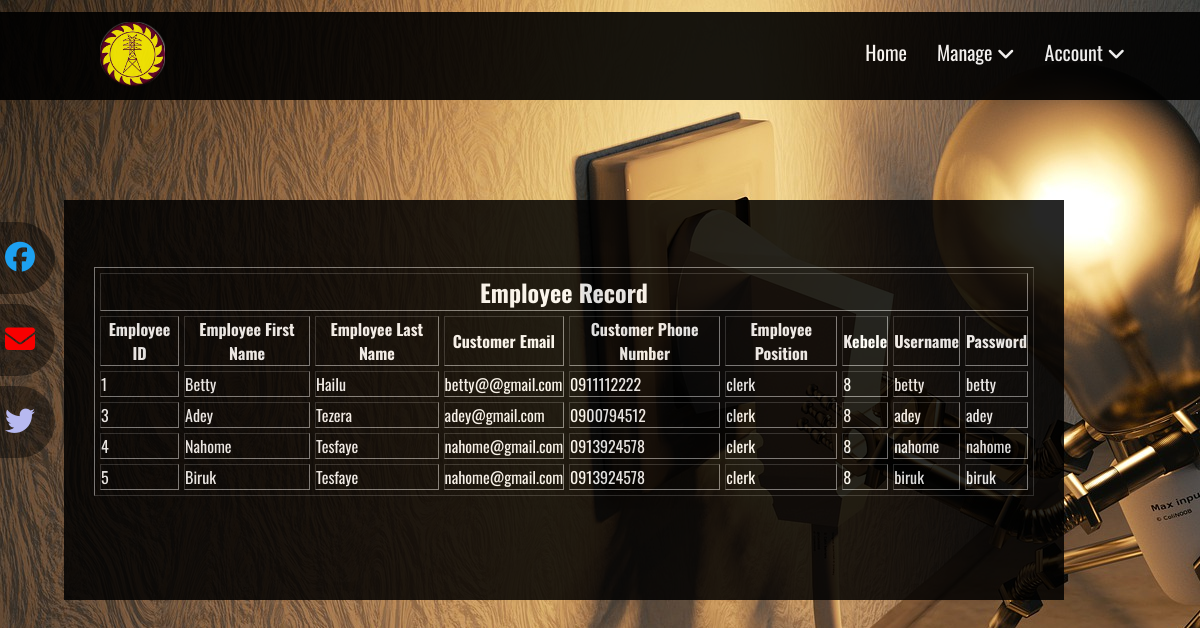
The page /cddm/eviewemp.php on the database its author committed.
### tables this page shows
CREATE TABLE `employee` (
  `e_id` int(11) NOT NULL,
  `e_firstname` varchar(20) NOT NULL,
  `e_lastname` varchar(20) NOT NULL,
  `e_email` varchar(20) NOT NULL,
  `e_phonenumber` varchar(15) NOT NULL,
  `e_position` varchar(20) NOT NULL,
  `e_kebele` int(11) NOT NULL,
  `username` varchar(15) NOT NULL,
  `password` varchar(15) NOT NULL
);

### cddm/eviewemp.php (the view, shortened to what this page needs)
<!DOCTYPE html>
<html lang="en">
<head>
    <link rel="stylesheet" href="style.css">
     <link rel="stylesheet" href="https://cdnjs.cloudflare.com/ajax/libs/font-awesome/5.14.0/css/all.min.css">
</head>
<body>
<header>
	<nav>
		<div class="logo">
			<a href="eindex.php"><img width="65px" height="65px"  src="logo1000.jpg"></a>
		</div>
		<ul>
			<li><a href="eindex.php">Home</a></li>
			<li><a href="#">Manage <i class="fas fa-angle-down"></i></a>
   			</li>
			<li><a href="eupdpro.php">Account <i class="fas fa-angle-down"></i></a>
			</li>
	</nav>
</header>
<div class="social">
   <a href="https://www.facebook.com/EEUOfficial/">Facebook<i class="fa fa-facebook-official" aria-hidden="true"></i></a>
  <a href="mailto:eeucommunication@gmail.com">Email<i class="fa fa-envelope" aria-hidden="true"></i>
</i></a>
  <a href="https://twitter.com/EEUEthiopia">Twitter<i class="fa fa-twitter" aria-hidden="true"></i></a>
</div>
<form method="POST">
	<div class="loginbox1">
      <?php
$conn=mysqli_connect("localhost","root","");
$sqls="select * from employee";
$sear=mysqli_query($conn,$sqls);
$rows=mysqli_num_rows($sear);
if ($rows) {
  echo "<table border=1 cellspacing=5>";
  echo "<tr><td colspan='11'><h2><center>Employee Record</center></h2></td>";
  echo "<tr>";
  echo "<th>Employee ID</th>";
echo "<th>Employee First Name</th>";
echo "<th>Employee Last Name</th>";
echo "<th>Customer Email</th>";
echo "<th>Customer Phone Number</th>";
echo "<th>Employee Position</th>";
echo "<th>Kebele</th>";
echo "<th>Username</th>";
echo "<th>Password</th>";
echo "</tr>";
while ($rec=mysqli_fetch_array($sear)) {
  echo "<tr>";
  echo "<td>".$rec['e_id']."</td>";
echo "<td>".$rec['e_firstname']."</td>";
echo "<td>".$rec['e_lastname']."</td>";
echo "<td>".$rec['e_email']."</td>";
echo "<td>".$rec['e_phonenumber']."</td>";
echo "<td>".$rec['e_position']."</td>";
echo "<td>".$rec['e_kebele']."</td>";
echo "<td>".$rec['username']."</td>";
echo "<td>".$rec['password']."</td>";
}
}
else
echo "No Records";
?>
</div>
</body>
</html>

### cddm/style.css (style rules this page uses)
* { margin: 0px; padding: 0px; }
body { background-image: url(14.jpg); background-size: cover; color: white; font-family: 'Oswald', sans-serif; }
nav { background: black; margin-top: 1%; opacity: 90%; }
nav:after { content: ''; clear: both; display: table; }
.logo { float: left; color: #ece3e3; font-size: 28px; font-weight: 400; padding-left: 100px; line-height: 70px; text-shadow: 0px 0px 6px rgba(255,255,255,0.7); margin-top: 10px; margin-bottom: -10px; }
nav ul { float: right; list-style: none; margin-right: 60px; position: relative; }
nav ul li { float: left; display: inline-flexbox; background: black; margin: 5px 5px; }
nav ul li a { color: white; text-decoration: none; line-height: 70px; font-size: 20px; padding: 13px 10px; }
nav .logo a { color: white; text-decoration: none; font-size: 50px; }
.social { position: fixed; height: 60vh; display: flex; flex-direction: column; justify-content: center; transform: translate(-290px, 0); }
.social a { color: #fff; background: rgba(0, 0, 0, 0.4); font-size: 20px; font-weight: 600; text-decoration: none; display: block; margin: 5px; padding: 20px; width: 300px; text-align: right; border-radius: 50px; transition: 1s; transition-property: transform; }
.social i { margin-left: 10px; font-size: 30px; width: 30px; height: 30px; }
.social a:nth-child(1) i { color: #1DA0F0; }
.social a:nth-child(2) i { color: #F80000; }
.social a:nth-child(3) i { color: #B7B9F0; }
img { vertical-align: center; }
body { background: #f2f5f5; background-image: url(14.jpg); }
.social i { margin-left: 13px; font-size: 30px; width: 30px; height: 30px; }

### cddm/eviewemp.php (style rules this page uses)
.loginbox1 { width: 1000px; height: 400px; background: #000; color:#fff; top: 50%; left: 47%; position:absolute; transform: translate(-50%,-50%); box-sizing: border-box; padding: 67px 30px; opacity: 85%; }

### rows shown on the page
employee: e_id "1", e_firstname "Betty", e_lastname "Hailu", e_email "betty@@gmail.com", e_phonenumber "0911112222", e_position "clerk", e_kebele "8", username "betty", password "betty"
employee: e_id "3", e_firstname "Adey", e_lastname "Tezera", e_email "adey@gmail.com", e_phonenumber "0900794512", e_position "clerk", e_kebele "8", username "adey", password "adey"
employee: e_id "4", e_firstname "Nahome", e_lastname "Tesfaye", e_email "nahome@gmail.com", e_phonenumber "0913924578", e_position "clerk", e_kebele "8", username "nahome", password "nahome"
employee: e_id "5", e_firstname "Biruk", e_lastname "Tesfaye", e_email "nahome@gmail.com", e_phonenumber "0913924578", e_position "clerk", e_kebele "8", username "biruk", password "biruk"
